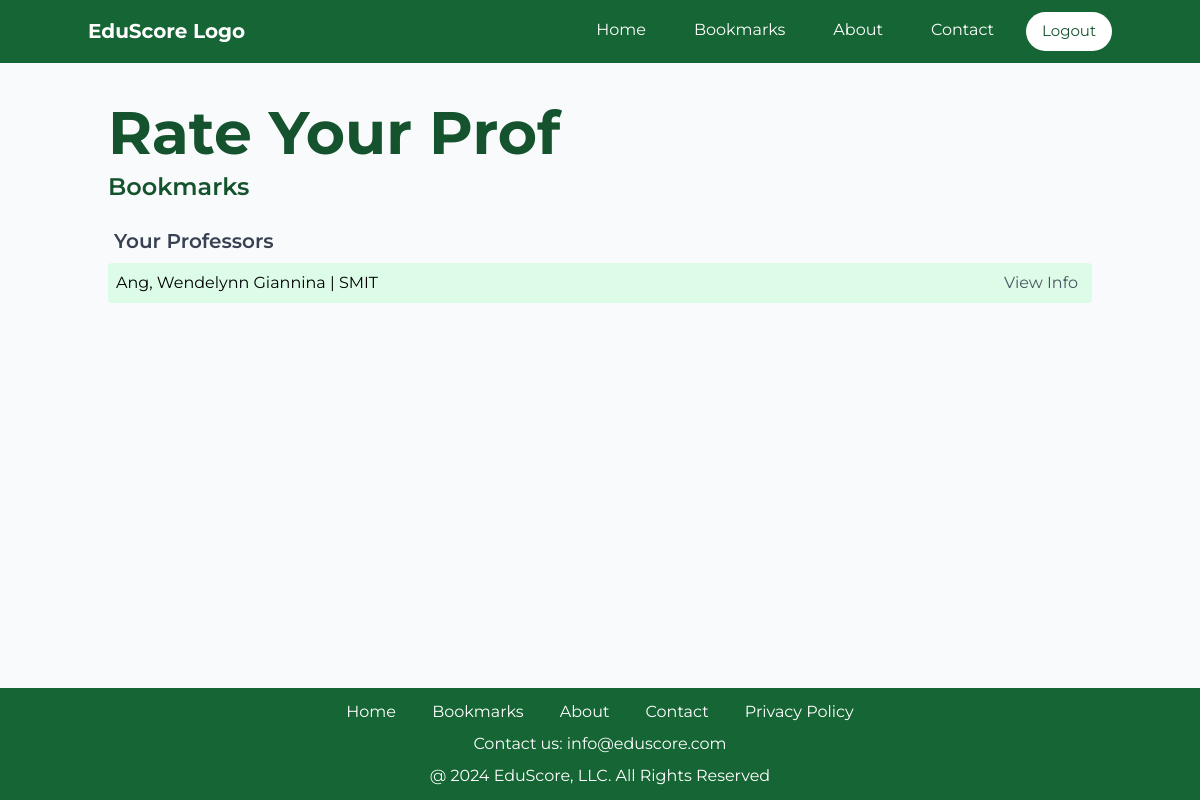
/bookmark (signed in), run on an earlier commit of the app's database.
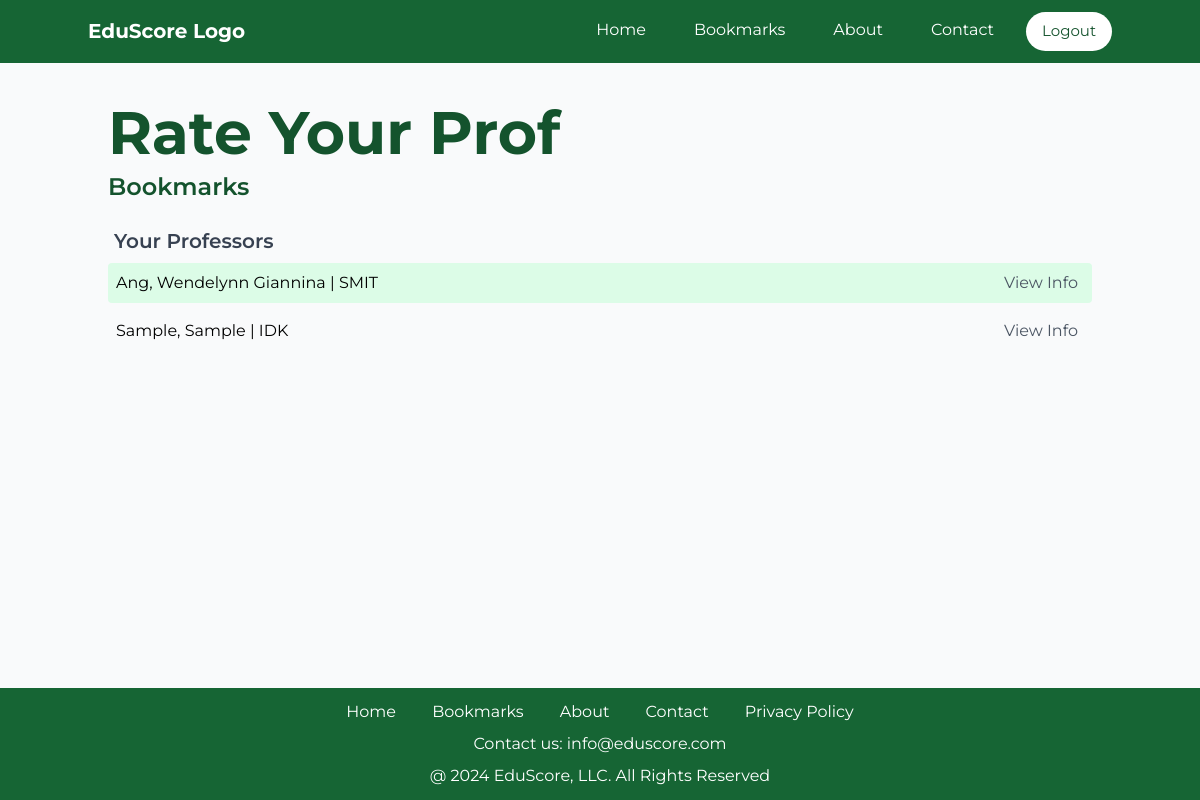
And on a later commit of the database.
### EvalSys/models.py (models this page shows, shortened)
class Teacher_BookmarkTB(models.Model):
    UserID = models.ForeignKey(User, on_delete=models.CASCADE)
    TeacherID = models.ForeignKey(TeacherTB, on_delete=models.CASCADE)
    DateAdded = models.DateTimeField(default=timezone.now)
    class Meta:
        unique_together = ('TeacherID', 'UserID')

class TeacherTB(models.Model):
    FirstName = models.CharField(max_length=100, null=False, blank=False)
    LastName = models.CharField(max_length=100, null=False, blank=False)
    Gender = models.CharField(max_length=50, null=True, blank=True)
    Department = models.CharField(max_length=100, null=True, blank=True, default="Unknown")
    EmpStatus = models.CharField(max_length=50, null=True, blank=True, default="Unknown")

### EvalSys/views.py (the view)
# urls.py: path('bookmark', views.showBookmark, name='Bookmark'),
@login_required(login_url='UserLogin')
def showBookmark(request):
    user = request.user
    MarkedProf = Teacher_BookmarkTB.objects.filter(UserID=user.id)
    return render(request, 'bookmark.html', {'ProfRecs': MarkedProf})

### templates/bookmark.html (shortened to what this page needs)
{% extends 'temp_2.html' %}
{% block content %}
    <div class="mt-5 p-5 w-full max-w-5xl mx-auto">
        <h1 class="text-6xl font-bold text-green-900 mb-2">Rate Your Prof</h1>
        <h2 class="text-2xl font-semibold text-green-900 mb-4">Bookmarks</h2>
        <h3 class="bg-transparent text-gray-700 p-2 text-xl font-semibold pl-1.5">Your Professors</h3>
        <div>
            {% for item in ProfRecs %}
                <div class="{% cycle 'bg-green-100' 'bg-transparent ' %} p-2 rounded mb-2 grid grid-cols-2">
                    <div class="text-black">
                        {{ item.TeacherID.LastName }}, {{ item.TeacherID.FirstName }} | {{ item.TeacherID.Department }}
                    </div>
                    <div class="text-right pr-1.5">
                        <a href="{% url 'TeacherInfo' item.TeacherID.id %}" class="text-gray-600 transitionGreen500">
                            View Info
                        </a>
                    </div>
                </div>
            {% endfor %}
        </div>
    </div>
{% endblock %}

### templates/temp_2.html (shortened to what this page needs)
<!DOCTYPE html>
<html lang="en">
<head>
    <script src="https://cdn.tailwindcss.com"></script>
</head>
<body class="bg-gray-50 min-h-screen flex flex-col" style="font-family: 'Montserrat', sans-serif;">
<header class="bg-green-800 text-white p-3">
    <div class="container mx-auto flex justify-between items-center">
        <div class="text-xl font-bold">
            <a href="{% url 'landing' %}">EduScore Logo</a>
        </div>
        <div class="flex space-x-4">
            <a href="{% url 'SearchProf' %}" class="headerFooter">Home</a>
            {% if user.is_authenticated %}
                <a href="{% url 'Bookmark' %}" class="headerFooter">Bookmarks</a>
            {% endif %}
            <a href="{% url 'about' %}" class="headerFooter">About</a>
            <a href="{% url 'contact' %}" class="headerFooter">Contact</a>
            {% if user.is_authenticated %}
                <button id="logoutButton" class="buttonWhite px-4 py-2">Logout</button>
            {% else %}
                <a href="{% url 'UserLogin' %}" class="buttonWhite px-4 py-2">Login</a>
            {% endif %}
        </div>
    </div>
</header>
<main class="flex-grow">
    {% block content %}
    {% endblock %}
</main>
<footer class="bg-green-800 text-white p-3">
    <div class="container mx-auto text-center">
        <div class="mb-2">
            <a href="{% url 'SearchProf' %}" class="headerFooter">Home</a>
            {% if user.is_authenticated %}
                <a href="{% url 'Bookmark' %}" class="headerFooter">Bookmarks</a>
            {% endif %}
            <a href="{% url 'about' %}" class="headerFooter">About</a>
            <a href="{% url 'contact' %}" class="headerFooter">Contact</a>
            <a href="{% url 'PPolicy' %}" class="headerFooter">Privacy Policy</a>
        </div>
        <div class="mb-2">
            <div>Contact us: info@eduscore.com</div>
        </div>
        <div>@ 2024 EduScore, LLC. All Rights Reserved</div>
    </div>
</footer>
</body>
</html>

What changed in the data, as far as the page shows it:
added Teacher_BookmarkTB: TeacherID.LastName "Sample", TeacherID.FirstName "Sample", TeacherID.Department "IDK"
